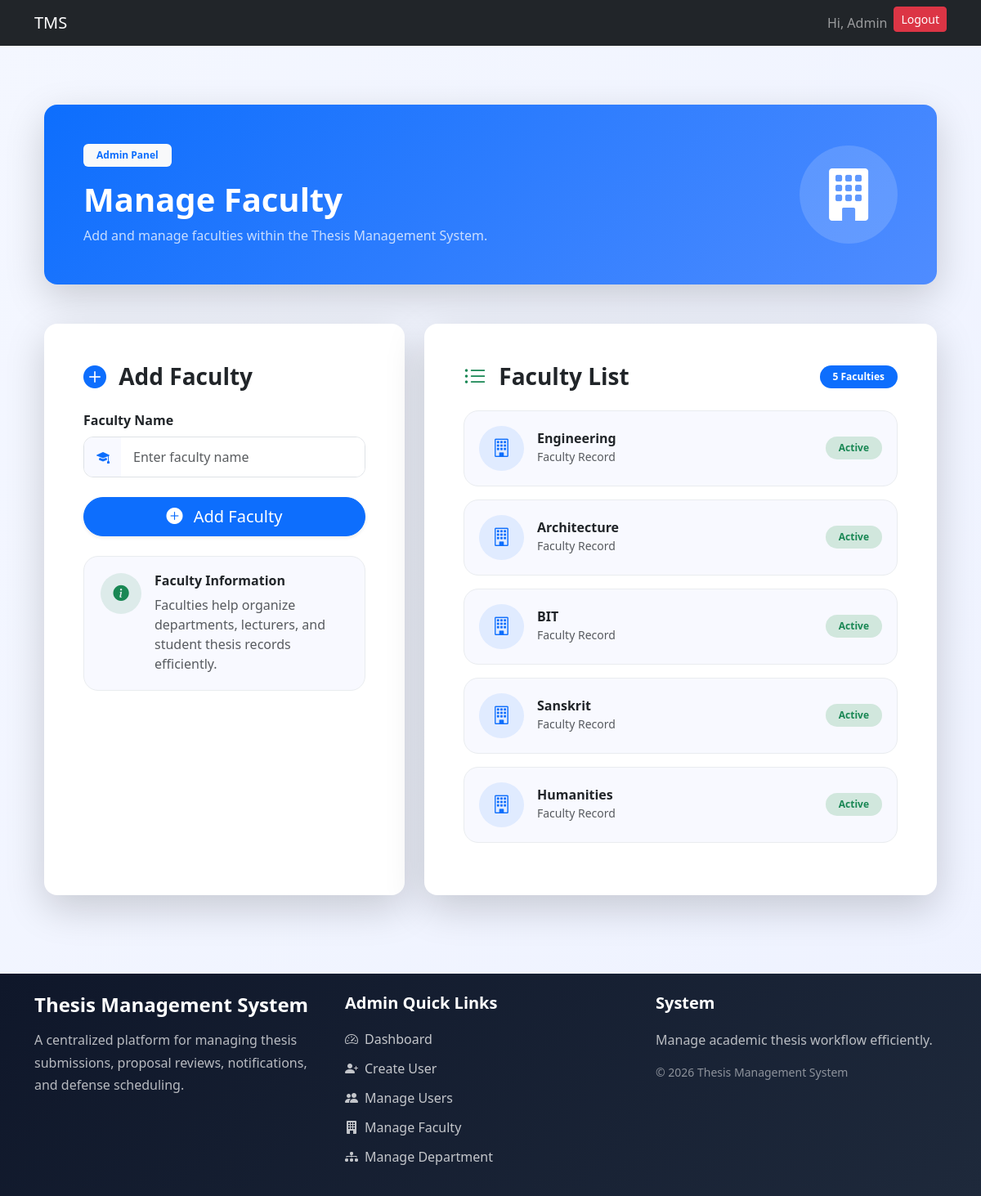
/admin-panel/manage-faculty/ (signed in), run on the app's committed database.
### users/models.py (models this page shows, shortened)
class User(AbstractUser):
    username = models.CharField(max_length=100, unique=True)
    email = models.EmailField(unique=True)
    role = models.CharField(max_length=10, choices=ROLE_CHOICES)
    USERNAME_FIELD = "email"
    REQUIRED_FIELDS = ["username"]

### academics/models.py (models this page shows, shortened)
class Faculty(models.Model):
    name = models.CharField(max_length=100, unique=True)

### users/views.py (the view)
# urls.py: path('admin-panel/manage-faculty/',manage_faculty, name='manage_faculty'),
@user_passes_test(admin_required)
def manage_faculty(request):
    if request.method == 'POST':
        name = request.POST.get('name')
        Faculty.objects.create(
            name=name
        )
        return redirect('manage_faculty')
    faculties = Faculty.objects.all()
    context = {
        'faculties': faculties
    }
    return render(request,'admin_panel/manage_faculty.html',context)

### users/views.py (called while the page is built)
def admin_required(user):
    return user.is_superuser

### users/templates/admin_panel/manage_faculty.html (shortened to what this page needs)
{% extends "base.html" %}
{% block start %}
<div class="container py-5">
    <div class="faculty-header shadow-lg rounded-4 p-5 mb-5 text-white">
        <div class="d-flex flex-column flex-md-row justify-content-between align-items-center">
            <div>
                <span class="badge bg-light text-primary px-3 py-2 mb-3">
                    Admin Panel
                </span>
                <h1 class="fw-bold mb-2">
                    Manage Faculty
                </h1>
                <p class="opacity-75 mb-0">
                    Add and manage faculties within the Thesis Management System.
                </p>
            </div>
            <div class="mt-4 mt-md-0">
                <div class="header-icon">
                    <i class="bi bi-building-fill"></i>
                </div>
            </div>
        </div>
    </div>
    <div class="row g-4">
        <div class="col-lg-5">
            <div class="card border-0 shadow-lg rounded-4 h-100">
                <div class="card-body p-4 p-md-5">
                    <h3 class="fw-bold mb-4">
                        <i class="bi bi-plus-circle-fill text-primary me-2"></i>
                        Add Faculty
                    </h3>
                    <form method="post">
                        <div class="mb-4">
                            <label class="form-label fw-semibold">
                                Faculty Name
                            </label>
                            <div class="input-group custom-input-group">
                                <span class="input-group-text">
                                    <i class="bi bi-mortarboard-fill"></i>
                                </span>
                                <input type="text"
                                       name="name"
                                       class="form-control custom-input"
                                       placeholder="Enter faculty name">
                            </div>
                        </div>
                        <div class="d-grid">
                            <button class="btn btn-primary btn-lg rounded-pill shadow-sm">
                                <i class="bi bi-plus-circle-fill me-2"></i>
                                Add Faculty
                            </button>
                        </div>
                    </form>
                    <div class="info-box mt-4">
                        <div class="d-flex align-items-start">
                            <div class="info-icon me-3">
                                <i class="bi bi-info-circle-fill"></i>
                            </div>
                            <div>
                                <h6 class="fw-bold mb-2">
                                    Faculty Information
                                </h6>
                                <p class="text-muted mb-0">
                                    Faculties help organize departments,
                                    lecturers, and student thesis records efficiently.
                                </p>
                            </div>
                        </div>
                    </div>
                </div>
            </div>
        </div>
        <div class="col-lg-7">
            <div class="card border-0 shadow-lg rounded-4 h-100">
                <div class="card-body p-4 p-md-5">
                    <div class="d-flex justify-content-between align-items-center mb-4">
                        <h3 class="fw-bold mb-0">
                            <i class="bi bi-list-ul text-success me-2"></i>
                            Faculty List
                        </h3>
                        <span class="badge bg-primary rounded-pill px-3 py-2">
                            {{ faculties|length }} Faculties
                        </span>
                    </div>
                    {% for faculty in faculties %}
                    <div class="faculty-card mb-3">
                        <div class="d-flex align-items-center justify-content-between">
                            <div class="d-flex align-items-center">
                                <div class="faculty-icon me-3">
                                    <i class="bi bi-building"></i>
                                </div>
                                <div>
                                    <h6 class="fw-bold mb-0">
                                        {{ faculty.name }}
                                    </h6>
                                    <small class="text-muted">
                                        Faculty Record
                                    </small>
                                </div>
                            </div>
                            <span class="badge bg-success-subtle text-success px-3 py-2 rounded-pill">
                                Active
                            </span>
                        </div>
                    </div>
                    {% endfor %}
                </div>
            </div>
        </div>
    </div>
</div>
<link rel="stylesheet"
href="https://cdn.jsdelivr.net/npm/bootstrap-icons@1.11.3/font/bootstrap-icons.min.css">
{% endblock %}

### users/templates/base.html (shortened to what this page needs)
<!DOCTYPE html>
<html lang="en">
<head>
    <link href="https://cdn.jsdelivr.net/npm/bootstrap@5.3.8/dist/css/bootstrap.min.css" rel="stylesheet">
</head>
<body>
    <nav class="navbar navbar-expand-lg navbar-dark bg-dark">
        <div class="container">
            {% if request.user.is_authenticated %}
            {% if request.user.role == 'student' %}
            <a class="navbar-brand" href="{% url 'student_dashboard' %}">
                TMS
            </a>
            {% elif request.user.role == 'lecturer' %}
            <a class="navbar-brand" href="{% url 'lecturer_dashboard' %}">
                TMS
            </a>
            {% elif request.user.role == 'admin' %}
            <a class="navbar-brand" href="{% url 'admin_dashboard' %}">
                TMS
            </a>
            {% endif %}
            {% else %}
            <a class="navbar-brand" href="{% url 'login' %}">
                TMS
            </a>
            {% endif %}
            <div class="collapse navbar-collapse" id="navbarNav">
                <ul class="navbar-nav ms-auto">
                    {% if request.user.is_authenticated %}
                    <li class="nav-item">
                        <span class="nav-link">Hi, {{ request.user.first_name }}</span>
                    </li>
                    <li class="nav-item">
                        <a href="/logout/" class="btn btn-danger btn-sm">Logout</a>
                    </li>
                    {% endif %}
                </ul>
            </div>
        </div>
    </nav>
    <div class="container mt-4">
        {% block start %}
        {% endblock %}
    </div>
    <footer class="footer-section mt-5">
        <div class="container py-4">
            <div class="row g-4">
                <div class="col-lg-4">
                    <h4 class="fw-bold text-white mb-3">
                        Thesis Management System
                    </h4>
                    <p class="footer-text">
                        A centralized platform for managing thesis submissions,
                        proposal reviews, notifications, and defense scheduling.
                    </p>
                </div>
                {% if request.user.role == "admin" %}
                <div class="col-lg-4">
                    <h5 class="footer-title">
                        Admin Quick Links
                    </h5>
                    <ul class="footer-links">
                        <li>
                            <a href="/admin-panel/">
                                <i class="bi bi-speedometer2 me-2"></i>
                                Dashboard
                            </a>
                        </li>
                        <li>
                            <a href="/admin-panel/create-user/">
                                <i class="bi bi-person-plus-fill me-2"></i>
                                Create User
                            </a>
                        </li>
                        <li>
                            <a href="/admin-panel/manage-users/">
                                <i class="bi bi-people-fill me-2"></i>
                                Manage Users
                            </a>
                        </li>
                        <li>
                            <a href="/admin-panel/manage-faculty/">
                                <i class="bi bi-building-fill me-2"></i>
                                Manage Faculty
                            </a>
                        </li>
                        <li>
                            <a href="/admin-panel/manage-department/">
                                <i class="bi bi-diagram-3-fill me-2"></i>
                                Manage Department
                            </a>
                        </li>
                    </ul>
                </div>
                {% endif %}
                <div class="col-lg-4">
                    <h5 class="footer-title">
                        System
                    </h5>
                    <p class="footer-text mb-2">
                        Manage academic thesis workflow efficiently.
                    </p>
                    <p class="footer-copy">
                        © 2026 Thesis Management System
                    </p>
                </div>
            </div>
        </div>
    </footer>
    <link rel="stylesheet" href="https://cdn.jsdelivr.net/npm/bootstrap-icons@1.11.3/font/bootstrap-icons.min.css">
</body>
</html>

### users/templates/admin_panel/manage_faculty.html (style rules this page uses)
body { background: linear-gradient(to bottom right, #f4f7ff, #eef2ff); }
.rounded-4 { border-radius: 1.3rem; }
.faculty-header { background: linear-gradient(135deg, #0d6efd, #4f8cff); }
.header-icon { width: 120px; height: 120px; border-radius: 50%; background: rgba(255,255,255,0.15); display: flex; align-items: center; justify-content: center; font-size: 4rem; }
.custom-input-group { border-radius: 12px; overflow: hidden; border: 1px solid #dee2e6; transition: 0.3s ease; }
.input-group-text { background: #f8f9ff; border: none; color: #0d6efd; padding-left: 15px; padding-right: 15px; }
.custom-input { border: none; padding: 12px 15px; }
.faculty-card { background: #f8f9ff; border: 1px solid #e9ecef; border-radius: 18px; padding: 18px; transition: 0.3s ease; }
.faculty-icon { width: 55px; height: 55px; border-radius: 50%; background: rgba(13,110,253,0.1); color: #0d6efd; display: flex; align-items: center; justify-content: center; font-size: 1.4rem; flex-shrink: 0; }
.info-box { background: #f8f9ff; border: 1px solid #e9ecef; border-radius: 18px; padding: 20px; }
.info-icon { width: 50px; height: 50px; border-radius: 50%; background: rgba(25,135,84,0.12); color: #198754; display: flex; align-items: center; justify-content: center; font-size: 1.2rem; flex-shrink: 0; }

### users/templates/base.html (style rules this page uses)
.footer-section { background: linear-gradient(135deg, #0f172a, #1e293b); color: white; margin-top: 80px; }
.footer-title { font-weight: 700; margin-bottom: 20px; color: #ffffff; }
.footer-text { color: rgba(255, 255, 255, 0.7); line-height: 1.7; }
.footer-copy { color: rgba(255, 255, 255, 0.5); margin-top: 15px; font-size: 14px; }
.footer-links { list-style: none; padding: 0; margin: 0; }
.footer-links li { margin-bottom: 12px; }
.footer-links a { color: rgba(255, 255, 255, 0.75); text-decoration: none; transition: 0.3s ease; display: inline-flex; align-items: center; }

### data on the page
User: user.first_name "Admin"
Faculty: name "Engineering"
Faculty: name "Architecture"
Faculty: name "BIT"
Faculty: name "Sanskrit"
Faculty: name "Humanities"

### other printed values
{{ faculties|length }} "5"
